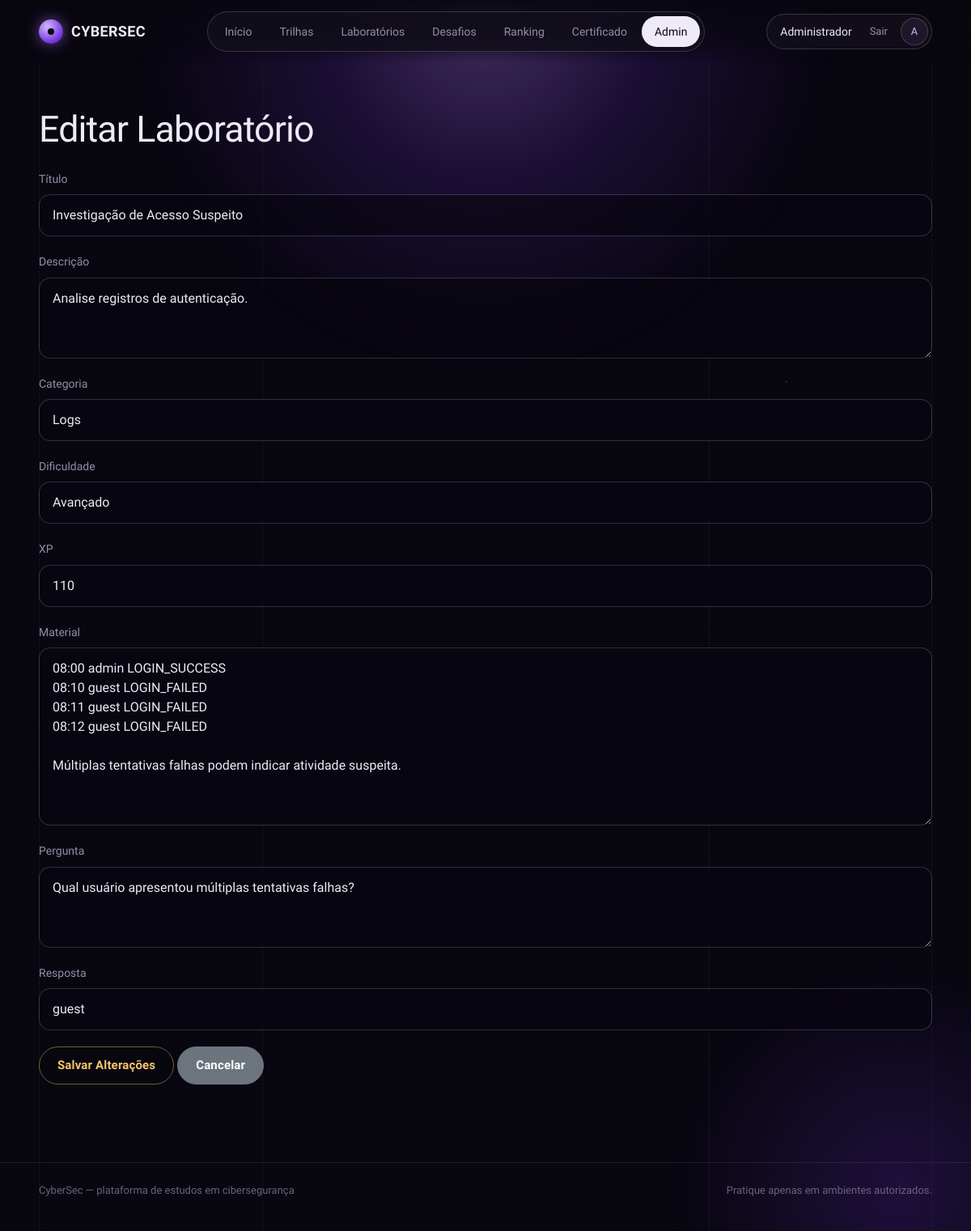
The app's page /public/admin/labs/edit?id=13 (signed in) with its own data.
### tables this page shows
CREATE TABLE `labs` (
  `id` int(11) NOT NULL AUTO_INCREMENT,
  `title` varchar(255) DEFAULT NULL,
  `description` text DEFAULT NULL,
  `category` varchar(100) DEFAULT NULL,
  `difficulty` varchar(50) DEFAULT NULL,
  `xp_reward` int(11) DEFAULT NULL,
  `material` longtext DEFAULT NULL,
  `question` text DEFAULT NULL,
  `answer` varchar(255) DEFAULT NULL,
  `created_at` timestamp NOT NULL DEFAULT current_timestamp(),
  PRIMARY KEY (`id`)
);

### app/core/Controller.php (called while the page is built, shortened)
<?php
abstract class Controller
{
    protected function view(string $view, array $data = []): void
    {
        extract($data);
       $file = __DIR__ . '/../views/' . $view . '.php';
require_once $file;
    }
}

### app/controllers/AdminController.php (called while the page is built, shortened)
<?php
class AdminController extends Controller
{
    public function editLab(): void
    {
    $id =
        (int)($_GET['id'] ?? 0);
    $labModel = new Lab();
    $lab =
        $labModel
            ->findById($id);
    $this->view(
        'admin/labs/edit',
        [
            'lab' => $lab
        ]
    );
    }
}

### app/core/Router.php (called while the page is built, shortened)
<?php
class Router
{
    private array $routes = [];
    public function get(string $route, array $action): void
    {
        $this->routes['GET'][$route] = $action;
    }
    public function post(string $route, array $action): void
    {
        $this->routes['POST'][$route] = $action;
    }
    public function dispatch(): void
    {
        $method = $_SERVER['REQUEST_METHOD'];
        $uri = parse_url(
            $_SERVER['REQUEST_URI'],
            PHP_URL_PATH
        );
        $basePath = dirname(
            $_SERVER['SCRIPT_NAME']
        );
        $uri = str_replace($basePath, '', $uri);
        [$controllerName, $methodName] = $this->routes[$method][$uri];
        $controller = new $controllerName();
        $controller->$methodName();
    }
}

### public/index.php (called while the page is built, shortened)
<?php
spl_autoload_register(function ($class) {
    $folders = [
        '../app/core/',
        '../app/controllers/',
        '../app/models/'
    ];
    foreach ($folders as $folder) {
        $file = $folder . $class . '.php';
        if (file_exists($file)) {
            return;
        }
    }
});
$router = new Router();
$router->get('/', ['AuthController', 'login']);
$router->get('/login', ['AuthController', 'login']);
$router->post('/login', ['AuthController', 'authenticate']);
$router->get('/register', ['AuthController', 'register']);
$router->post('/register', ['AuthController', 'store']);
$router->post('/logout', ['AuthController', 'logout']);
$router->get('/certificate', [ 'CertificateController', 'index']);
$router->post('/certificate/generate',
['CertificateController','generate']);
$router->get('/lesson', ['LessonController', 'show']);
$router->post('/lesson/submit',['LessonController', 'submitQuiz']);
$router->get('/dashboard', ['DashboardController', 'index']);
$router->get('/profile', ['ProfileController', 'index']);
$router->post('/profile/update', ['ProfileController', 'update']);
$router->post('/profile/password', ['ProfileController', 'changePassword']);
$router->get('/challenges', ['ChallengeController', 'index']);
$router->get('/challenges/create', ['ChallengeController', 'create']);
$router->post('/challenges/store', ['ChallengeController', 'store']);
$router->get('/challenges/edit', ['ChallengeController', 'edit']);
$router->post('/challenges/update', ['ChallengeController', 'update']);
$router->post('/challenges/delete', ['ChallengeController', 'delete']);
$router->get('/challenge', ['ChallengeController', 'show']);
$router->post('/challenge/submit', ['ChallengeController', 'submitFlag']);
$router->get(
    '/paths',
    ['LearningPathController', 'index']
);
$router->get(
    '/path',
    ['LearningPathController', 'show']
);
$router->get(
    '/labs',
    ['LabController', 'index']
);
$router->get(
    '/lab',
    ['LabController', 'show']
);
$router->post(
    '/lab/submit',
    ['LabController', 'submit']
);
$router->get('/ranking', ['RankingController', 'index']);
$router->get('/admin', ['AdminController', 'dashboard']);
$router->get('/admin/users', ['AdminController', 'users']);
$router->get('/admin/challenges', ['AdminController', 'challenges']);
$router->get(
    '/admin/paths',
    ['AdminController', 'paths']
);
$router->get(
    '/admin/lessons',
    ['AdminController', 'lessons']
);
$router->get(
    '/admin/lessons/create',
    ['AdminController', 'createLesson']
);
$router->post(
    '/admin/lessons/store',
    ['AdminController', 'storeLesson']
);
$router->post(
    '/admin/lessons/delete',
    ['AdminController', 'deleteLesson']
);
$router->get(
    '/admin/questions',
    ['QuestionController', 'index']
);
$router->get(
    '/admin/questions/create',
    ['QuestionController', 'create']
);
$router->post(
    '/admin/questions/store',
    ['QuestionController', 'store']
);
$router->get(
    '/admin/questions/edit',
    ['QuestionController', 'edit']
);
$router->post(
    '/admin/questions/update',
    ['QuestionController', 'update']
);
$router->get(
    '/admin/paths/create',
    ['AdminController', 'createPath']
);
$router->post(
    '/admin/paths/store',
    ['AdminController', 'storePath']
);
$router->post(
    '/admin/paths/delete',
    ['AdminController', 'deletePath']
);
$router->get(
    '/admin/labs',
    ['AdminController', 'labs']
);
$router->get(
    '/admin/labs/create',
    ['AdminController', 'createLab']
);
$router->post(
    '/admin/labs/store',
    ['AdminController', 'storeLab']
);
$router->get(
    '/admin/labs/edit',
    ['AdminController', 'editLab']
);
$router->post(
    '/admin/labs/update',
    ['AdminController', 'updateLab']
);
$router->post(
    '/admin/labs/delete',
    ['AdminController', 'deleteLab']
);
$router->dispatch();

### app/core/Database.php (called while the page is built, shortened)
<?php
class Database
{
    private static ?PDO $instance = null;
    public static function getInstance(): PDO
    {
        if (self::$instance === null) {
            $dsn = "mysql:host=" . DB_HOST . ";dbname=" . DB_NAME . ";charset=utf8mb4";
            self::$instance = new PDO(
                $dsn,
                DB_USER,
                DB_PASS,
                [
                    PDO::ATTR_ERRMODE => PDO::ERRMODE_EXCEPTION,
                    PDO::ATTR_DEFAULT_FETCH_MODE => PDO::FETCH_ASSOC,
                    PDO::ATTR_EMULATE_PREPARES => false
                ]
            );
        }
        return self::$instance;
    }
}

### app/core/Model.php (called while the page is built, shortened)
<?php
abstract class Model
{
    public function __construct()
    {
        $this->db = Database::getInstance();
    }
}

### app/models/Lab.php (called while the page is built, shortened)
<?php
class Lab extends Model
{
    public function findById(
        int $id
    ): ?array {
        $sql = "
            SELECT *
            FROM labs
            WHERE id = :id
            LIMIT 1
        ";
        $stmt = $this->db->prepare($sql);
        $stmt->execute([
            ':id' => $id
        ]);
        return $stmt->fetch()
            ?: null;
    }
}

### app/views/admin/labs/edit.php (the view, shortened to what this page needs)
<?php
require_once __DIR__ . '/../../layouts/header.php';
?>
<div class="main-content">
<h2 class="mb-4">
Editar Laboratório
</h2>
<form
method="POST"
action="<?= BASE_URL ?>/admin/labs/update">
<div class="mb-3">
<label>Título</label>
<input
type="text"
name="title"
class="form-control"
value="<?= htmlspecialchars($lab['title']) ?>"
required>
</div>
<div class="mb-3">
<label>Descrição</label>
<textarea
name="description"
class="form-control"
rows="3"
required><?= htmlspecialchars($lab['description']) ?></textarea>
</div>
<div class="mb-3">
<label>Categoria</label>
<input
type="text"
name="category"
class="form-control"
value="<?= htmlspecialchars($lab['category']) ?>"
required>
</div>
<div class="mb-3">
<label>Dificuldade</label>
<select
name="difficulty"
class="form-control">
<option
<?= $lab['difficulty'] === 'Avançado' ? 'selected' : '' ?>>
Avançado
</option>
</select>
</div>
<div class="mb-3">
<label>XP</label>
<input
type="number"
name="xp_reward"
class="form-control"
value="<?= $lab['xp_reward'] ?>">
</div>
<div class="mb-3">
<label>Material</label>
<textarea
name="material"
class="form-control"
rows="8"
required><?= htmlspecialchars($lab['material']) ?></textarea>
</div>
<div class="mb-3">
<label>Pergunta</label>
<textarea
name="question"
class="form-control"
rows="3"
required><?= htmlspecialchars($lab['question']) ?></textarea>
</div>
<div class="mb-3">
<label>Resposta</label>
<input
type="text"
name="answer"
class="form-control"
value="<?= htmlspecialchars($lab['answer']) ?>"
required>
</div>
<button
type="submit"
class="btn btn-warning">
Salvar Alterações
</button>
<a
href="<?= BASE_URL ?>/admin/labs"
class="btn btn-secondary">
Cancelar
</a>
</form>
</div>
<?php
require_once __DIR__ . '/../../layouts/footer.php';
?>

### public/assets/css/style.css (style rules this page uses)
:root { --void: #08060F; --dusk: #15111F; --dusk-2: #1C1729; --orchid: #B67CFF; --orchid-soft: #D6B8FF; --ultraviolet: #6E35D9; --mist: #EEEAF6; --ash: #958DA9; --ash-dim: #6A637C; --mint: #5BE3B0; --amber: #F5C46B; --ember: #FF6B8B; --line: rgba(238, 234, 246, .09); --line-strong: rgba(238, 234, 246, .18); --glass: rgba(21, 17, 31, .72); --font-display: 'Bricolage Grotesque', 'Segoe UI', system-ui, sans-serif; --font-body: 'Hanken Grotesk', 'Segoe UI', system-ui, sans-serif; --font-mono: 'Geist Mono', ui-monospace, Consolas, monospace; --r-panel: 22px; --r-field: 14px; --gutter: clamp(16px, 4vw, 48px); --nav-h: 76px; --bs-body-bg: var(--void); --bs-body-color: var(--mist); --bs-body-font-family: var(--font-body); --bs-border-color: var(--line); --bs-secondary-color: var(--ash); --bs-emphasis-color: var(--mist); --bs-link-color: var(--orchid); --bs-link-hover-color: var(--orchid-soft); --bs-link-color-rgb: 182, 124, 255; --bs-primary-rgb: 182, 124, 255; --bs-success-rgb: 91, 227, 176; --bs-warning-rgb: 245, 196, 107; --bs-danger-rgb: 255, 107, 139; --bs-info-rgb: 182, 124, 255; --bs-secondary-rgb: 149, 141, 169; }
html { color-scheme: dark; }
body { background: var(--void); color: var(--mist); font-family: var(--font-body); font-size: 1rem; line-height: 1.6; min-height: 100vh; -webkit-font-smoothing: antialiased; overflow-x: hidden; }
h1, h2, h3, h4, h5, h6 { font-family: var(--font-display); color: var(--mist); font-weight: 600; letter-spacing: -.02em; line-height: 1.15; }
a { color: var(--orchid); text-decoration: none; }
.main-content, body > .container, body > .container-fluid { max-width: 1320px; margin: 0 auto !important; padding: 24px var(--gutter) 96px; background: transparent !important; }
.btn { --bs-btn-border-radius: 999px; --bs-btn-padding-x: 22px; --bs-btn-padding-y: 11px; --bs-btn-font-weight: 600; --bs-btn-font-size: .9375rem; font-family: var(--font-body); letter-spacing: .01em; white-space: nowrap; transition: background-color .2s, color .2s, border-color .2s, box-shadow .2s; }
.btn-warning { --bs-btn-bg: transparent; --bs-btn-color: var(--amber); --bs-btn-border-color: rgba(245, 196, 107, .45); --bs-btn-hover-bg: rgba(245, 196, 107, .12); --bs-btn-hover-color: var(--amber); --bs-btn-hover-border-color: var(--amber); --bs-btn-active-bg: rgba(245, 196, 107, .2); --bs-btn-active-color: var(--amber); --bs-btn-active-border-color: var(--amber); }
label, .form-label { display: block; margin-bottom: 8px; font-size: .875rem; font-weight: 500; color: var(--ash); }
.form-control, .form-select, textarea { background-color: rgba(8, 6, 15, .6) !important; border: 1px solid var(--line-strong) !important; border-radius: var(--r-field) !important; color: var(--mist) !important; padding: 13px 16px; font-size: 1rem; transition: border-color .2s, box-shadow .2s; }
.form-control::placeholder { color: var(--ash-dim); }
.main-content form .mb-3 { margin-bottom: 20px !important; }
.main-content > h2:not(.section-title), body > .container > h2:not(.section-title) { font-size: clamp(1.8rem, 4vw, 2.8rem); font-weight: 400; margin: 32px 0 28px; }

### records on screen
labs: title "Investigação de Acesso Suspeito", description "Analise registros de autenticação.", category "Logs", difficulty "Avançado", xp_reward "110", material "08:00 admin LOGIN_SUCCESS 08:10 guest LOGIN_FAILED 08:11 guest LOGIN_FAILED 08:12 guest LOGIN_FAILED Múltiplas tentativas falhas podem indicar atividade suspeita.", question "Qual usuário apresentou múltiplas tentativas falhas?", answer "guest"

### other values on screen
$label "Início"
$label "Trilhas"
$label "Laboratórios"
$label "Desafios"
$label "Ranking"
$label "Certificado"
$label "Admin"
$__user['name'] "Administrador"
$__initials "A"
